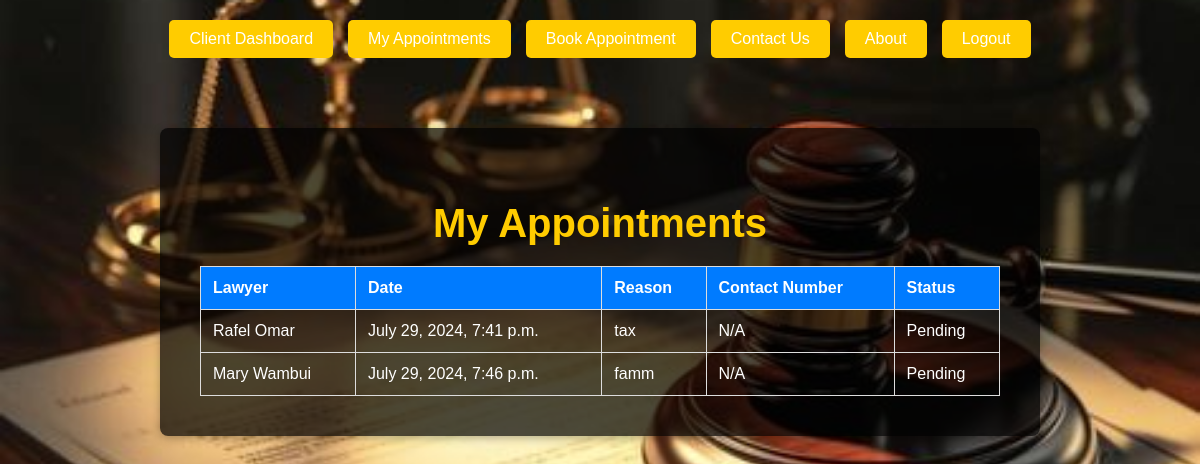
/client/appointments/ (signed in), run on the app's committed database.
### core/models.py (models this page shows, shortened)
class Appointment(models.Model):
    client = models.ForeignKey(Client, on_delete=models.CASCADE, default='')
    lawyer = models.ForeignKey(Lawyer, on_delete=models.CASCADE, default='')
    date = models.DateTimeField(default=timezone.now)
    reason = models.TextField()
    contact_number = models.CharField(max_length=15, default='')  # Add default value here
    completed = models.BooleanField(default=False)

class Lawyer(models.Model):
    user = models.OneToOneField(settings.AUTH_USER_MODEL, on_delete=models.CASCADE)
    name = models.CharField(max_length=100)
    specialization = models.CharField(max_length=100)

### core/views.py (the view)
# urls.py: path('client/appointments/', client_appointments, name='client_appointments'),
@login_required
def client_appointments(request):
    client = get_object_or_404(Client, user=request.user)
    appointments = Appointment.objects.filter(client=client)
    return render(request, 'client_appointments.html', {'appointments': appointments})

### core/templates/client_appointments.html (shortened to what this page needs)
{% extends "base.html" %}
{% load static %}
{% block content %}
<nav class="navbar">
    <a href="{% url 'client_dashboard' %}" class="btn">Client Dashboard</a>
    <a href="{% url 'client_appointments' %}" class="btn">My Appointments</a>
    <a href="{% url 'book_appointment' %}" class="btn">Book Appointment</a>
    <a href="{% url 'contact' %}" class="btn">Contact Us</a>
    <a href="{% url 'about' %}" class="btn">About</a>
    <a href="{% url 'logout' %}" class="btn">Logout</a>
</nav>
<div class="appointments-container">
    <h2>My Appointments</h2>
    <table>
        <thead>
            <tr>
                <th>Lawyer</th>
                <th>Date</th>
                <th>Reason</th>
                <th>Contact Number</th>
                <th>Status</th>
            </tr>
        </thead>
        <tbody>
            {% for appointment in appointments %}
            <tr>
                <td>{{ appointment.lawyer.name }}</td>
                <td>{{ appointment.date }}</td>
                <td>{{ appointment.reason }}</td>
                <td>{{ appointment.contact_number }}</td>
                <td>
                    {% if appointment.completed %}
                        <span class="completed">Completed</span>
                    {% else %}
                        <span>Pending</span>
                    {% endif %}
                </td>
            </tr>
            {% empty %}
            <tr>
                <td colspan="5" class="empty-message">No appointments available.</td>
            </tr>
            {% endfor %}
        </tbody>
    </table>
</div>
{% endblock %}

### data on the page
Appointment: lawyer.name "Rafel Omar", date "July 29, 2024, 7:41 p.m.", reason "tax", contact_number "N/A", completed "Pending"
Appointment: lawyer.name "Mary Wambui", date "July 29, 2024, 7:46 p.m.", reason "famm", contact_number "N/A", completed "Pending"
